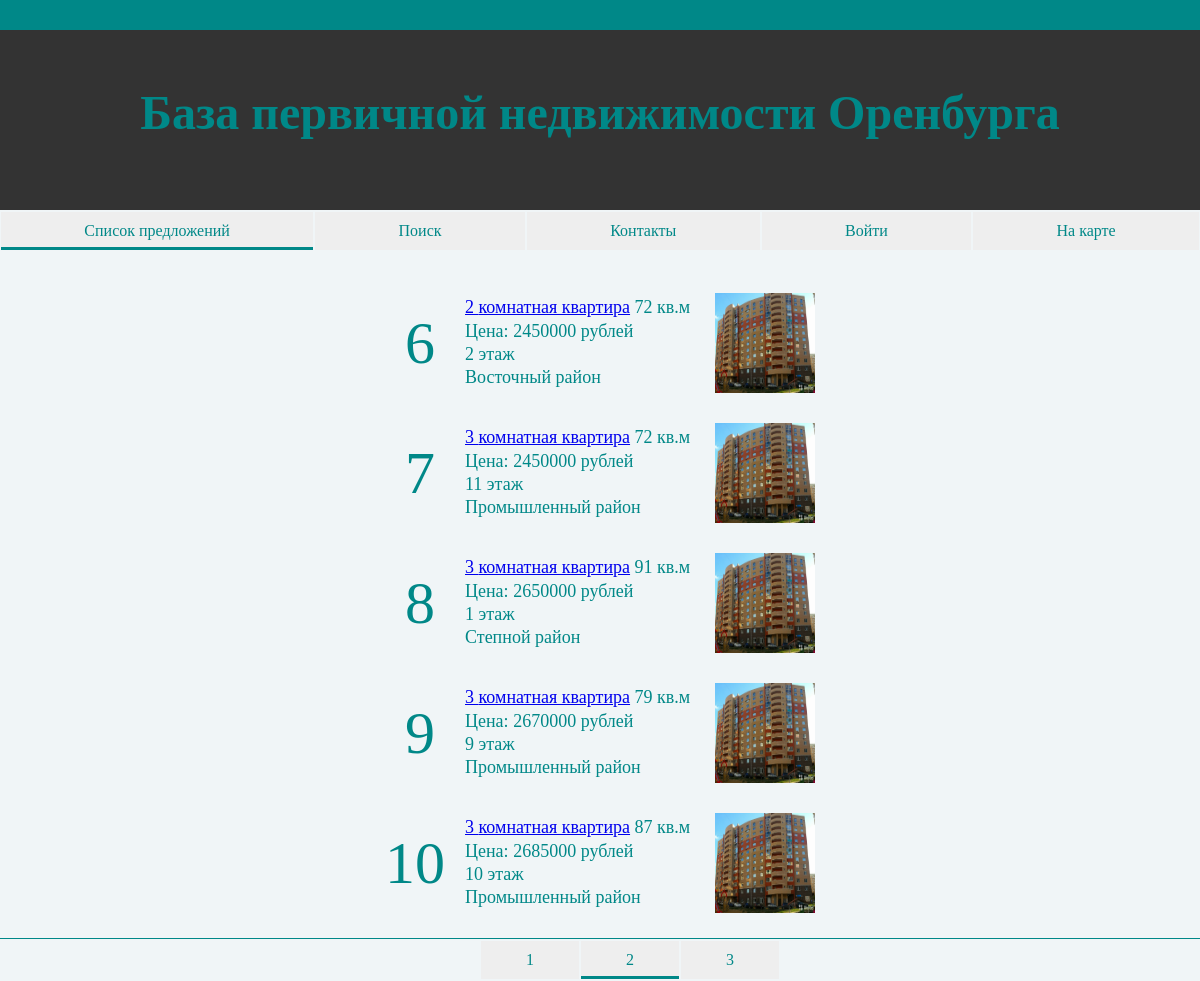
The app's page /List.php?pagi=2 with its own data.
### tables this page shows
CREATE TABLE `Supply` (
  `id` int(11) NOT NULL DEFAULT '0',
  `price` int(11) DEFAULT NULL,
  `area` int(11) DEFAULT NULL,
  `metercost` int(11) DEFAULT NULL,
  `rooms` int(11) DEFAULT NULL,
  `storey` int(11) DEFAULT NULL,
  `stage` text,
  `iddistrict` int(11) DEFAULT NULL,
  `date` date DEFAULT NULL,
  `address` text,
  PRIMARY KEY (`id`),
  KEY `iddistrict` (`iddistrict`),
  CONSTRAINT `Supply_ibfk_1` FOREIGN KEY (`iddistrict`) REFERENCES `District` (`iddistrict`)
);

CREATE TABLE `District` (
  `iddistrict` int(11) NOT NULL DEFAULT '0',
  `district` text,
  PRIMARY KEY (`iddistrict`)
);

### Public/Paginator.php (the view, shortened to what this page needs)
<?php
    $pagi=$_GET['pagi'];
    function PaginationFromBase($dbhost, $dbuser, $dbpassword, $dbname, $ordercriteria, $currpage, $showitems)
    {
    $dbcon = new mysqli($dbhost, $dbuser, $dbpassword, $dbname);
    $dbcon->set_charset("utf8");
    $limlow = ($currpage-1)*$showitems;
    $i=0;
    $result = $dbcon->query("SELECT * FROM Supply inner join District on Supply.iddistrict = District.iddistrict order by $ordercriteria LIMIT $limlow, $showitems");
    echo "<br><br>";
    while ($row = $result->fetch_assoc()) {
    $i++;
    $id=$row['id'];
    $area=$row['area'];
    $price=$row['price'];
    $storey=$row['storey'];
    $rooms=$row['rooms'];
    $district=$row['district'];
    $num=$i+$limlow;
    echo   "<div class ='list-block'>
                <div class='bignum'>$num</div>
                <div class ='inner-list'><a href='Offer.php?id=$id'>$rooms комнатная квартира</a> $area кв.м <br>Ценa: $price рублей<br>$storey этаж<br>$district район <br></div>
                <img width='100' height='100' src='01.jpg'>
            </div>\n";
    }
    ?>
      <hr class= "nomar" size=0 color=#088 style="clear:left;"> </hr>
        <div class="menu" style="margin-left: 40%; width: 300px">
         <?php
    for ($i=1; $i<4; $i++){
    if ($i!=$currpage){
        $iu[$i]="menu-item";
    } else { $iu[$i]="menu-item_state_active";}?>
     <a href="?pagi=<?=$i?>" class=<?=$iu[$i]?>><?=$i?></a>
    <?php }
 }
?>
    <?php
    PaginationFromBase($server, $username, $password, $db, "price", $pagi, 5);
    ?>

### Public/Main.css (style rules this page uses)
body { margin: 0 0 0 0; min-width: 800px; background-color: #f0f5f7; }
.nomar { margin: 0 0 0 0; padding: 0 0 0 0; border: 0 0 0 0; }
.menu { display: flex; align: center; }
.menu-item { display:block; background:#eee; color:#088; font-family: DaxlinePro-Thin; font-weight: 300; text-decoration:none; text-align:center; margin:2px 1px; padding:10px 10px; transition:all 0.3s; flex-grow: 1; }
.menu-item_state_active { display:block; background:#eee; color:#088; font-family: DaxlinePro-Regular; font-weight: 300; text-decoration:none; text-align:center; margin:2px 1px; padding:10px 10px; transition:all 0.3s; flex-grow: 1; box-shadow:0px -3px 0 #088 inset; }
.list-block { margin: 0 auto; margin-bottom: 20px; display: flex; justify-content: center; align-items: center; width: 50%; height: 110px; }
.bignum { width: 50px; font-size: 60px; color:#088; font-family: DaxlinePro-Regular; font-weight: 300; text-align: right; margin-right: 30px; }
.inner-list { min-width: 250px; width: 40%; color:#088; line-height: 130%; font-family: DaxlinePro-Regular; font-weight: 300; font-size:18px; }

### records on screen
supply: num "6", rooms "2", area "72", price "2450000", storey "2", iddistrict.district "Восточный"
supply: num "7", rooms "3", area "72", price "2450000", storey "11", iddistrict.district "Промышленный"
supply: num "8", rooms "3", area "91", price "2650000", storey "1", iddistrict.district "Степной"
supply: num "9", rooms "3", area "79", price "2670000", storey "9", iddistrict.district "Промышленный"
supply: num "10", rooms "3", area "87", price "2685000", storey "10", iddistrict.district "Промышленный"
